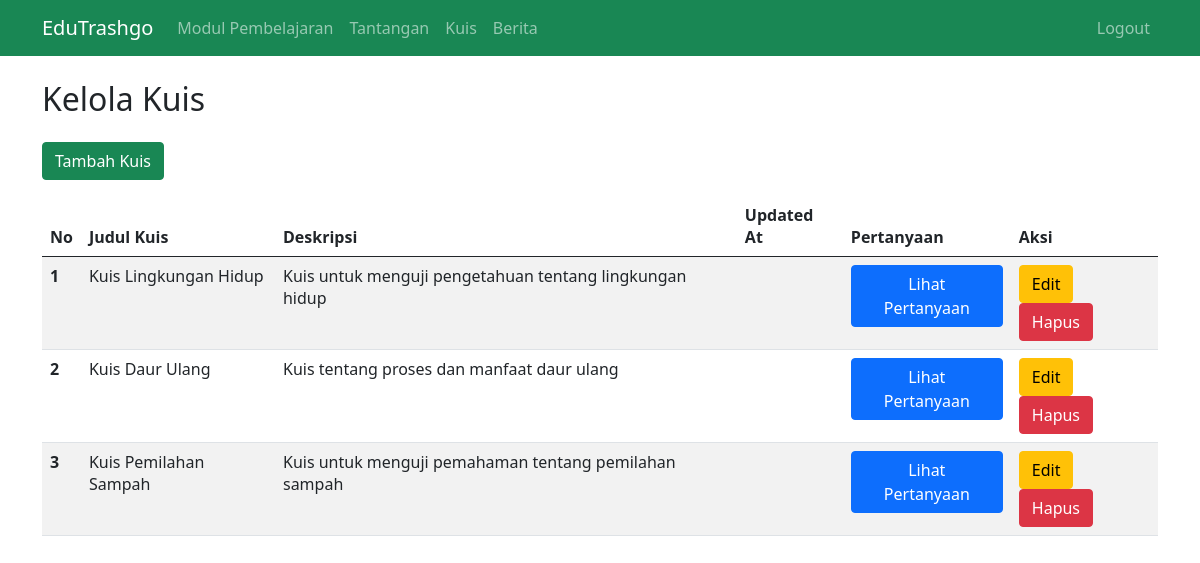
The page /kuis/index.php on the database its author committed.
### tables this page shows
CREATE TABLE `kuis` (
  `id_kuis` int(10) UNSIGNED NOT NULL,
  `judul` varchar(255) NOT NULL,
  `deskripsi` text DEFAULT NULL,
  `created_at` timestamp NULL DEFAULT NULL,
  `updated_at` timestamp NULL DEFAULT NULL
);

### kuis/index.php (the view, shortened to what this page needs)
<?php
include('../template/head.php');
?>
<body>
    <div class="container">
        <h2 class="my-4">Kelola Kuis </h2>
        <div class="text-right mb-3">
            <button class="btn btn-success" onclick="showAddkuisForm()">Tambah Kuis</button>
        </div>
        <table class="table table-striped">
            <thead>
                <tr>
                    <th scope="col">No</th>
                    <th scope="col">Judul Kuis</th>
                    <th scope="col">Deskripsi</th>
                    <th scope="col">Updated At</th>
                    <th scope="col">Pertanyaan</th>
                    <th scope="col">Aksi</th>
                </tr>
            </thead>
            <tbody>
            <?php
            $koneksi = mysqli_connect("localhost", "root", "", "edutes");
            $query = "SELECT * FROM kuis";
            $result = mysqli_query($koneksi, $query);
            $nomor = 1;
            while ($row = mysqli_fetch_assoc($result)) {
                echo "<tr>";
                echo "<th scope='row'>$nomor</th>";
                echo "<td>{$row['judul']}</td>";
                echo "<td>{$row['deskripsi']}</td>";
                echo "<td>{$row['updated_at']}</td>";
                echo "<td>
                    <button class='btn btn-primary' onclick='lihatPertanyaan(" . $row['id_kuis'] . ")'>Lihat Pertanyaan</button>
                    </td>";
                echo "<td>
                    <button class='btn btn-warning' onclick='editModul(" . $row['id_kuis'] . ")'>Edit</button>
                    <button class='btn btn-danger' onclick='deleteModul(" . $row['id_kuis'] . ")'>Hapus</button>
                    </td>";
                echo "</tr>";
                $nomor++;
            }
            ?>
            </tbody>
        </table>
    </div>
</body>
<?php
include('../template/foot.php');
?>

### rows shown on the page
kuis: judul "Kuis Lingkungan Hidup", deskripsi "Kuis untuk menguji pengetahuan tentang lingkungan hidup"
kuis: judul "Kuis Daur Ulang", deskripsi "Kuis tentang proses dan manfaat daur ulang"
kuis: judul "Kuis Pemilahan Sampah", deskripsi "Kuis untuk menguji pemahaman tentang pemilahan sampah"
